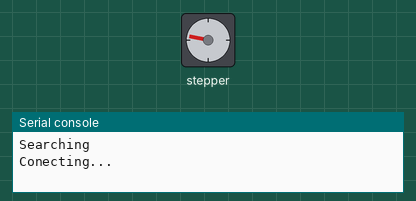
This program was run on a simulated Raspberry Pi Pico running MicroPython. Shown: stepper motor, the last lines printed to the serial console. WiFi joins after 1.5 s; the clock reads 2024-03-15 10:24:30 at power-on unless the program sets it; the stepper is drawn at 2048 steps a turn; values from a settings file that is not in the repository are placeholders.

Above: at 25.4 s.
At 39.91 s:
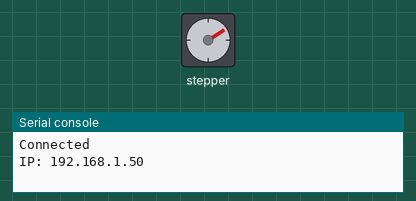
Timing chart, 0 to 40.0 s (numbered marks = the images above):
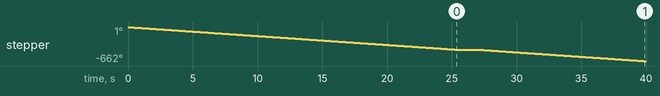

The program:

stepperclock.py
```python
# Stepper Motor Clock
import rp2
import network
import time
import secrets

from machine import Pin
from sys import exit
import neopixel

TIMEOUT = 20

# Stepper motor control class
class Stepper():
  # set motor control pins
  def setpins(self, val=[0,0,0,0]):
    for i in range(len(self.pins)):
      self.pins[i].value(val[i])

  # init
  def __init__(self, pins=None):
    if pins is None:
      raise ValueError("Must specify pins!")
    if len(pins) != 4:
      raise ValueError("There must be 4 pins")
    self.pins = pins
    self.steps = [[1,0,0,1], [1,1,0,0], [0,1,1,0], [0,0,1,1]]
    self.steps = [[0,0,1,1], [0,1,1,0], [1,1,0,0], [1,0,0,1]]
    self.setpins()
    self.step = 0

  # advance one step
  def onestep(self):
    self.setpins(self.steps[self.step])
    self.step = self.step+1
    if self.step >= len(self.steps):
      self.step = 0

# Stepper connections
pins = [
  Pin(2, Pin.OUT),
  Pin(3, Pin.OUT),
  Pin(4, Pin.OUT),
  Pin(5, Pin.OUT)
]
stepper = Stepper(pins)

# Position at 12 o'clock
# Posiciona nas 12 horas
print ('Searching')
sensor = Pin(16, Pin.IN)
for i in range(2500):
    stepper.onestep()
    if sensor.value() == 1:
        print('Found starting point')
        break
    time.sleep(0.01)

STEPS_PER_TURN = 2048
cur_pos = 0

# Connects to WiFi network
# Conecta à rede WiFi
rp2.country('BR')
wlan = network.WLAN(network.STA_IF)
wlan.active(True)
wlan.connect(secrets.ESSID, secrets.PASSWD)

print ('Conecting...')
timeout = time.ticks_add(time.ticks_ms(), TIMEOUT*1000)
while not wlan.isconnected() and wlan.status() >= 0 and \
      time.ticks_diff(timeout, time.ticks_ms()) > 0:
    time.sleep(0.2)

if not wlan.isconnected():
    print ('Could not connect')
    exit()

print('Connected')
print('IP: '+wlan.ifconfig()[0])
print()

# Get current time
# Obtem a hora atual
import ntptime
UTC_OFFSET = -3 * 60 * 60
ntptime.settime()

# Main loop
while True:
    now = time.localtime(time.time() + UTC_OFFSET)
    # 12 hours = STEPS_PER_TURN steps from strting point
    # 12 horas = STEPS_PER_TURN passos do ponto inicial
    new_pos = (STEPS_PER_TURN * ((now[3] % 12) + (now[4]/60) + (now[5]/3600)))//12
    # For 2048 Steps per Turn, aprox 1 step per 21 seconds
    # Para 2048 Passos por Volta, aprox 1 passo a cada 21 segundos
    while cur_pos != new_pos:
       stepper.onestep()
       cur_pos = (cur_pos+1) % STEPS_PER_TURN
       time.sleep (0.01)
    time.sleep(1)
```

Measured:
- by itself, stepper: turns 439° counter-clockwise in 25.3 s, then 223° counter-clockwise in 12.8 s
